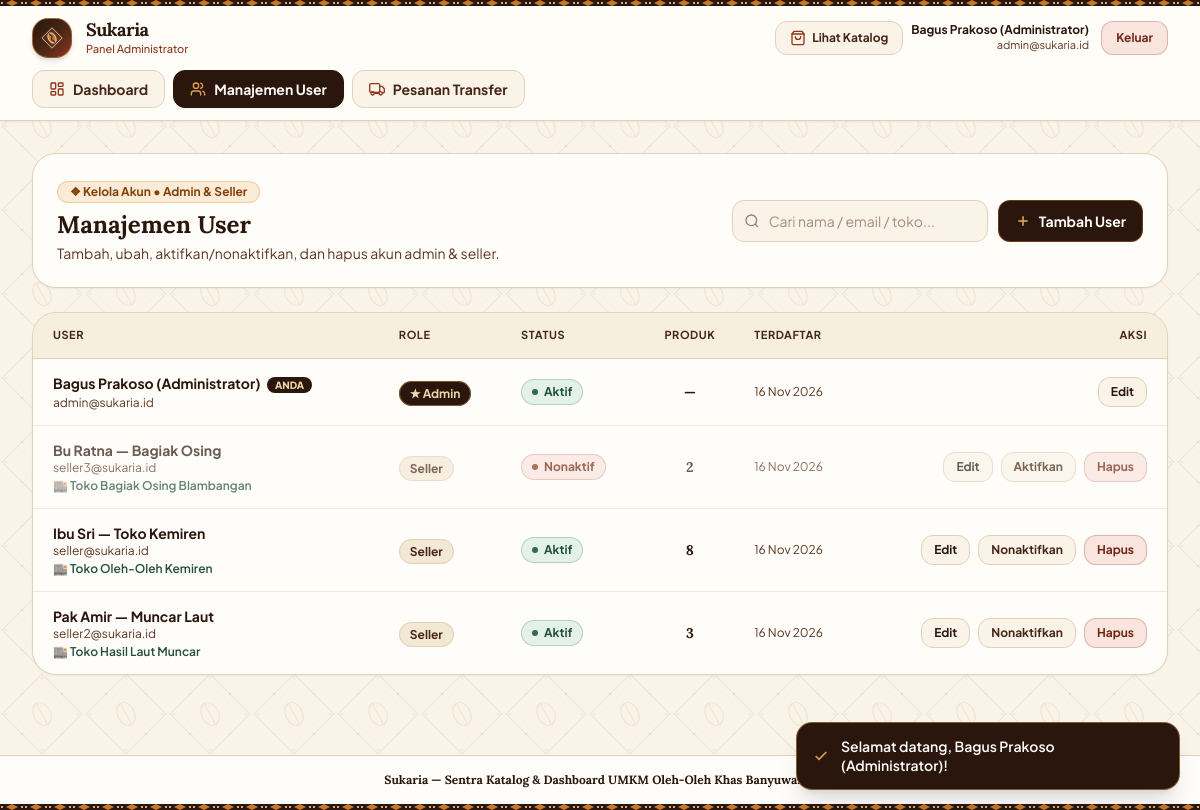
Screenshot of /index.php?r=admin/users (signed in) with the database file from the repository.
### tables this page shows
CREATE TABLE users (
  id            INT UNSIGNED     NOT NULL AUTO_INCREMENT,
  name          VARCHAR(100)     NOT NULL,
  email         VARCHAR(150)     NOT NULL,
  password_hash VARCHAR(255)     NOT NULL,
  role          ENUM('admin','seller') NOT NULL,
  store_name    VARCHAR(150)     NULL,
  is_active     TINYINT(1)       NOT NULL DEFAULT 1,
  created_at    TIMESTAMP        NOT NULL DEFAULT CURRENT_TIMESTAMP,
  updated_at    TIMESTAMP        NOT NULL DEFAULT CURRENT_TIMESTAMP ON UPDATE CURRENT_TIMESTAMP,
  PRIMARY KEY (id),
  UNIQUE KEY uq_users_email (email)
);

### app/views/admin/users.php (the view, shortened to what the rows shown need)
<section class="space-y-6">
  <div class="flex flex-col md:flex-row md:items-center md:justify-between gap-4 bg-cotton-50 p-5 sm:p-6 rounded-3xl border border-cotton-300 shadow-sm">
    <div>
      <h2 class="font-serif text-xl sm:text-2xl font-bold text-espresso-900">Manajemen User</h2>
    </div>
  </div>
  <div class="bg-cotton-50 rounded-3xl border border-cotton-300 shadow-sm overflow-hidden">
    <div class="hidden md:block overflow-x-auto">
      <table class="w-full text-left border-collapse">
        <thead>
          <tr class="bg-cotton-200/70 border-b border-cotton-300 text-[11px] font-extrabold uppercase tracking-wider text-espresso-800">
            <th class="py-3.5 px-5">User</th>
            <th class="py-3.5 px-4">Role</th>
            <th class="py-3.5 px-4">Status</th>
            <th class="py-3.5 px-4 text-center">Produk</th>
            <th class="py-3.5 px-4">Terdaftar</th>
            <th class="py-3.5 px-5 text-right">Aksi</th>
          </tr>
        </thead>
        <tbody class="divide-y divide-cotton-200 text-sm">
          <?php if (count($users) === 0): ?>
            <tr><td colspan="6" class="py-10 text-center text-espresso-700">Tidak ada user yang cocok dengan pencarian.</td></tr>
          <?php else: foreach ($users as $u): $isSelf = (int) $u['id'] === (int) $user['id']; ?>
            <tr class="hover:bg-cotton-100/80 transition <?= (int) $u['is_active'] === 0 ? 'opacity-70' : '' ?>">
              <td class="py-3.5 px-5">
                <p class="font-bold text-espresso-900"><?= e($u['name']) ?><?= $isSelf ? ' <span class="ml-1 px-2 py-0.5 rounded-full text-[10px] font-extrabold bg-espresso-900 text-sogan-200">ANDA</span>' : '' ?></p>
                <p class="text-xs text-espresso-700"><?= e($u['email']) ?></p>
                <?php if ($u['role'] === 'seller' && $u['store_name']): ?>
                  <p class="text-xs text-coffeeleaf-700 font-semibold mt-0.5">🏬 <?= e($u['store_name']) ?></p>
                <?php endif; ?>
              </td>
              <td class="py-3.5 px-4">
                <span class="px-2.5 py-1 rounded-full text-xs font-bold border <?= $u['role'] === 'admin' ? 'bg-espresso-900 text-sogan-200 border-sogan-400/50' : 'bg-cotton-200 text-espresso-800 border-cotton-300' ?>">
                  <?= $u['role'] === 'admin' ? '★ Admin' : 'Seller' ?>
                </span>
              </td>
              <td class="py-3.5 px-4">
                <span class="inline-flex items-center gap-1.5 px-2.5 py-1 rounded-full text-xs font-bold border <?= (int) $u['is_active'] === 1 ? 'bg-coffeeleaf-100 text-coffeeleaf-700 border-coffeeleaf-600/25' : 'bg-osing-100 text-osing-700 border-osing-500/30' ?>">
                  <span class="w-1.5 h-1.5 rounded-full <?= (int) $u['is_active'] === 1 ? 'bg-coffeeleaf-600' : 'bg-osing-600' ?>"></span>
                  <?= (int) $u['is_active'] === 1 ? 'Aktif' : 'Nonaktif' ?>
                </span>
              </td>
              <td class="py-3.5 px-4 text-center font-serif font-bold text-espresso-900"><?= $u['role'] === 'seller' ? (int) $u['product_count'] : '—' ?></td>
              <td class="py-3.5 px-4 text-xs text-espresso-700 whitespace-nowrap"><?= e(date('d M Y', strtotime($u['created_at']))) ?></td>
              <td class="py-3.5 px-5 text-right">
                <div class="inline-flex items-center gap-2">
                  <a href="<?= e(url('admin/users/edit', ['id' => $u['id']])) ?>"
                     class="px-3 py-1.5 rounded-xl bg-cotton-100 hover:bg-cotton-200 text-espresso-900 border border-cotton-300 text-xs font-bold transition">Edit</a>
                  <?php if (!$isSelf): ?>
                    <form method="post" action="<?= e(url('admin/users/toggle')) ?>">
                      <button type="submit" class="px-3 py-1.5 rounded-xl bg-cotton-100 hover:bg-cotton-200 text-espresso-800 border border-cotton-300 text-xs font-bold transition">
                        <?= (int) $u['is_active'] === 1 ? 'Nonaktifkan' : 'Aktifkan' ?>
                      </button>
                    </form>
                    <form method="post" action="<?= e(url('admin/users/delete')) ?>"
                          data-confirm-title="Hapus User?" data-confirm-name="<?= e($u['name']) ?>">
                      <button type="submit" class="px-3 py-1.5 rounded-xl bg-osing-100 hover:bg-osing-500/20 text-osing-700 border border-osing-500/30 text-xs font-bold transition">Hapus</button>
                    </form>
                  <?php endif; ?>
                </div>
              </td>
            </tr>
          <?php endforeach; endif; ?>
        </tbody>
      </table>
    </div>
      <?php foreach ($users as $u): $isSelf = (int) $u['id'] === (int) $user['id']; ?>
      <?php endforeach; ?>
  </div>
</section>

### app/views/layouts/panel.php (shortened to what the rows shown need)
<?php
$role = $user['role'];
$isAdmin = $role === 'admin';
?>
<!DOCTYPE html>
<html lang="id">
<head>
  <script src="https://cdn.tailwindcss.com"></script>
  <link rel="stylesheet" href="assets/app.css" />
</head>
<body class="bg-batik-watermark text-espresso-900 font-sans antialiased min-h-screen flex flex-col selection:bg-sogan-500 selection:text-white">
  <header class="sticky top-0 z-30 bg-cotton-50/95 backdrop-blur border-b border-cotton-300 shadow-sm">
    <div class="max-w-7xl mx-auto px-4 sm:px-6 lg:px-8 py-3 flex items-center justify-between gap-3">
      <div class="flex items-center gap-3.5">
        <div>
          <h1 class="font-serif text-lg font-bold tracking-tight text-espresso-900 leading-tight">Sukaria</h1>
        </div>
      </div>
      <div class="flex items-center gap-2">
        <div class="text-right hidden md:block mr-1">
          <p class="text-xs font-bold text-espresso-900 leading-tight"><?= e($user['name']) ?></p>
          <p class="text-[11px] text-espresso-700"><?= $isAdmin ? e($user['email']) : e($user['store_name'] ?: $user['email']) ?></p>
        </div>
      </div>
    </div>
  </header>
  <main class="flex-1 max-w-7xl w-full mx-auto px-4 sm:px-6 lg:px-8 py-6 sm:py-8">
    <?= $content ?>
  </main>
</body>
</html>

### rows the page displays
users: name "Bagus Prakoso (Administrator)", email "admin@sukaria.id", shows "ANDA", role "★ Admin", is_active 1 (drawn), created_at "16 Nov 2026"
users: name "Bu Ratna — Bagiak Osing", email "seller3@sukaria.id", store_name "Toko Bagiak Osing Blambangan", role "Seller", is_active 0 (drawn), product_count "2", created_at "16 Nov 2026"
users: name "Ibu Sri — Toko Kemiren", email "seller@sukaria.id", store_name "Toko Oleh-Oleh Kemiren", role "Seller", is_active 1 (drawn), product_count "8", created_at "16 Nov 2026"
users: name "Pak Amir — Muncar Laut", email "seller2@sukaria.id", store_name "Toko Hasil Laut Muncar", role "Seller", is_active 1 (drawn), product_count "3", created_at "16 Nov 2026"

### other values shown
$item['label'] "Dashboard"
$item['label'] "Manajemen User"
$item['label'] "Pesanan Transfer"
SUKARIA_TAGLINE "Sentra Katalog & Dashboard UMKM Oleh-Oleh Khas Banyuwangi"
